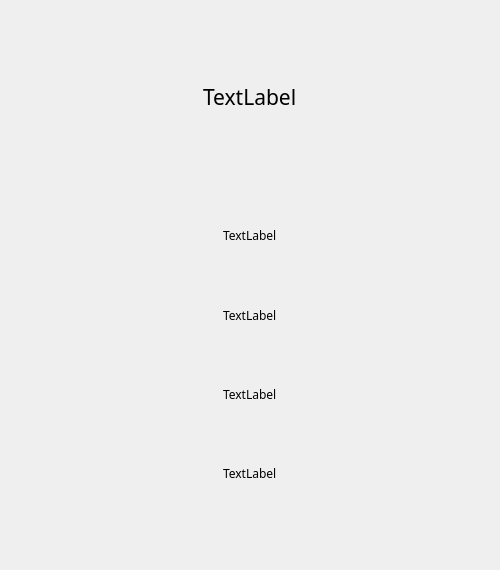
<?xml version="1.0" encoding="UTF-8"?>
<ui version="4.0">
 <class>Form</class>
 <widget class="QWidget" name="Form">
  <property name="geometry">
   <rect>
    <x>0</x>
    <y>0</y>
    <width>500</width>
    <height>570</height>
   </rect>
  </property>
  <property name="minimumSize">
   <size>
    <width>500</width>
    <height>500</height>
   </size>
  </property>
  <property name="maximumSize">
   <size>
    <width>600</width>
    <height>600</height>
   </size>
  </property>
  <property name="windowTitle">
   <string>Form</string>
  </property>
  <layout class="QGridLayout" name="gridLayout">
   <item row="1" column="0">
    <spacer name="horizontalSpacer_2">
     <property name="orientation">
      <enum>Qt::Horizontal</enum>
     </property>
     <property name="sizeHint" stdset="0">
      <size>
       <width>40</width>
       <height>20</height>
      </size>
     </property>
    </spacer>
   </item>
   <item row="0" column="1">
    <spacer name="verticalSpacer_3">
     <property name="orientation">
      <enum>Qt::Vertical</enum>
     </property>
     <property name="sizeType">
      <enum>QSizePolicy::Fixed</enum>
     </property>
     <property name="sizeHint" stdset="0">
      <size>
       <width>20</width>
       <height>40</height>
      </size>
     </property>
    </spacer>
   </item>
   <item row="1" column="1">
    <widget class="QFrame" name="frame">
     <property name="sizePolicy">
      <sizepolicy hsizetype="Expanding" vsizetype="Expanding">
       <horstretch>0</horstretch>
       <verstretch>0</verstretch>
      </sizepolicy>
     </property>
     <property name="minimumSize">
      <size>
       <width>350</width>
       <height>350</height>
      </size>
     </property>
     <property name="styleSheet">
      <string notr="true">border:none;</string>
     </property>
     <property name="frameShape">
      <enum>QFrame::StyledPanel</enum>
     </property>
     <property name="frameShadow">
      <enum>QFrame::Raised</enum>
     </property>
     <layout class="QVBoxLayout" name="verticalLayout">
      <item alignment="Qt::AlignHCenter">
       <widget class="QLabel" name="nome_cognome_label">
        <property name="font">
         <font>
          <family>American Typewriter</family>
          <pointsize>16</pointsize>
          <bold>false</bold>
         </font>
        </property>
        <property name="text">
         <string>TextLabel</string>
        </property>
       </widget>
      </item>
      <item>
       <spacer name="verticalSpacer">
        <property name="orientation">
         <enum>Qt::Vertical</enum>
        </property>
        <property name="sizeType">
         <enum>QSizePolicy::Fixed</enum>
        </property>
        <property name="sizeHint" stdset="0">
         <size>
          <width>40</width>
          <height>60</height>
         </size>
        </property>
       </spacer>
      </item>
      <item alignment="Qt::AlignHCenter">
       <widget class="QLabel" name="id_label">
        <property name="font">
         <font>
          <family>American Typewriter</family>
         </font>
        </property>
        <property name="text">
         <string>TextLabel</string>
        </property>
       </widget>
      </item>
      <item alignment="Qt::AlignHCenter">
       <widget class="QLabel" name="indirizzo_label">
        <property name="font">
         <font>
          <family>American Typewriter</family>
         </font>
        </property>
        <property name="text">
         <string>TextLabel</string>
        </property>
       </widget>
      </item>
      <item alignment="Qt::AlignHCenter">
       <widget class="QLabel" name="cfiscale_label">
        <property name="font">
         <font>
          <family>American Typewriter</family>
         </font>
        </property>
        <property name="text">
         <string>TextLabel</string>
        </property>
       </widget>
      </item>
      <item alignment="Qt::AlignHCenter">
       <widget class="QLabel" name="telefono_label">
        <property name="font">
         <font>
          <family>American Typewriter</family>
         </font>
        </property>
        <property name="text">
         <string>TextLabel</string>
        </property>
       </widget>
      </item>
     </layout>
    </widget>
   </item>
   <item row="2" column="1">
    <spacer name="verticalSpacer_2">
     <property name="orientation">
      <enum>Qt::Vertical</enum>
     </property>
     <property name="sizeType">
      <enum>QSizePolicy::Fixed</enum>
     </property>
     <property name="sizeHint" stdset="0">
      <size>
       <width>20</width>
       <height>40</height>
      </size>
     </property>
    </spacer>
   </item>
   <item row="1" column="2">
    <spacer name="horizontalSpacer">
     <property name="orientation">
      <enum>Qt::Horizontal</enum>
     </property>
     <property name="sizeHint" stdset="0">
      <size>
       <width>40</width>
       <height>20</height>
      </size>
     </property>
    </spacer>
   </item>
  </layout>
 </widget>
 <resources/>
 <connections/>
</ui>
